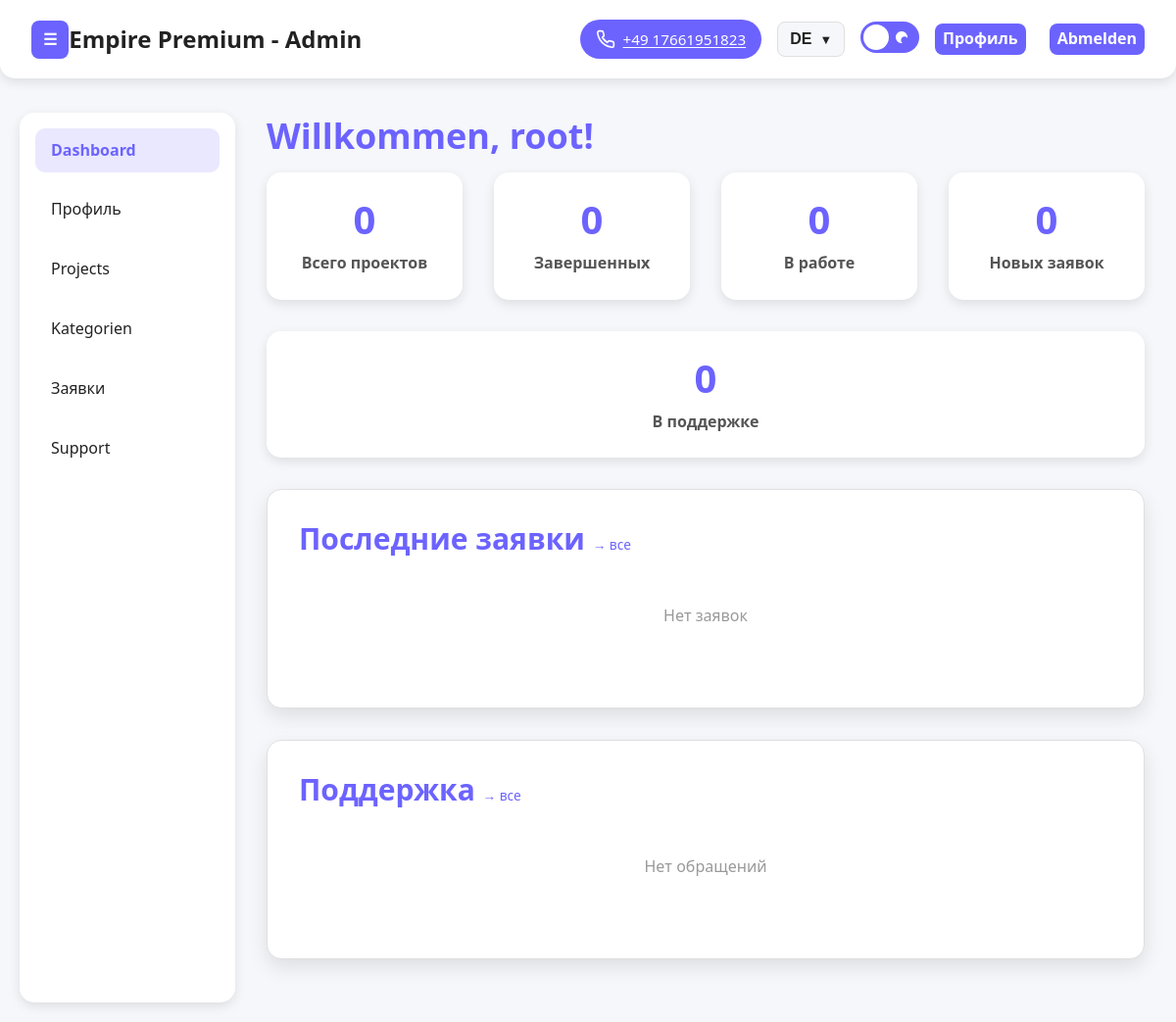
The app's page /adminka/ (signed in), older data.
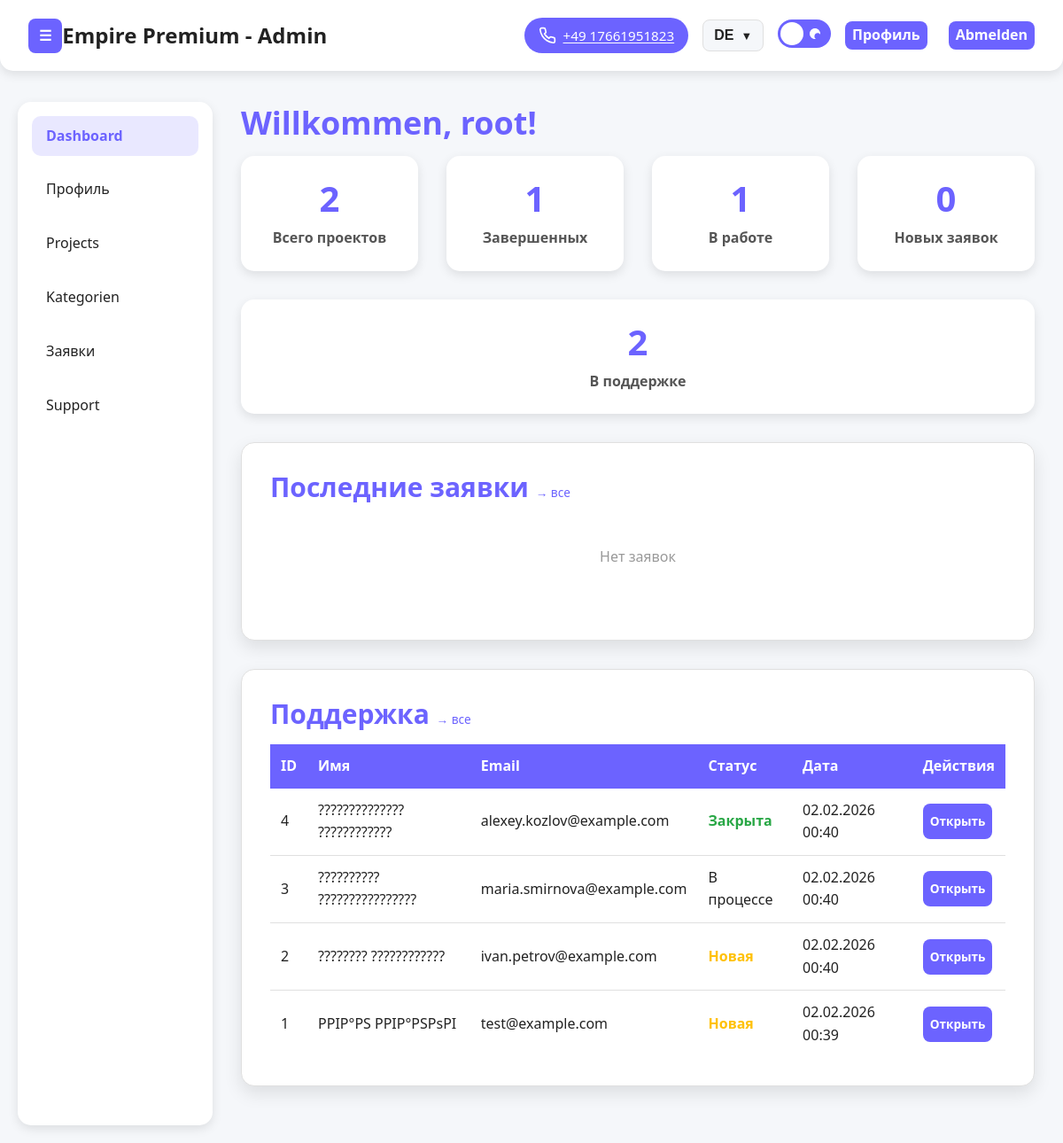
The same page, newer data.
### main/models.py (models this page shows, shortened)
class ContactRequest(models.Model):
    REASON_CHOICES = [
        ('support', 'Поддержка'),
        ('project', 'Проект'),
        ('consult', 'Консультация'),
        ('other', 'Другое'),
    ]
    STATUS_CHOICES = [
        ('new', 'Новая'),
        ('in_progress', 'В процессе'),
        ('closed', 'Закрыта'),
    ]
    name = models.CharField('Имя', max_length=100)
    phone = models.CharField('Телефон', max_length=20)
    email = models.EmailField('Email', max_length=100)
    reason = models.CharField('Причина', max_length=20, choices=REASON_CHOICES, default='support', blank=True)
    message = models.TextField('Сообщение', blank=True)
    created_at = models.DateTimeField('Дата создания', auto_now_add=True)
    status = models.CharField('Статус', max_length=20, choices=STATUS_CHOICES, default='new')
    message_admin = models.TextField('Ответ администратора', blank=True)
    admin_id = models.IntegerField('ID администратора', null=True, blank=True)
    class Meta:
        verbose_name = 'Сообщение в поддержку'
        verbose_name_plural = 'Поддержка'
        db_table = 'contact_requests'
        ordering = ['-created_at']
        indexes = [
            models.Index(fields=['status']),
            models.Index(fields=['-created_at']),
        ]

### main/adminka_views.py (the view)
# urls.py: path('adminka/', adminka_views.adminka_dashboard, name='adminka_dashboard'),
@login_required(login_url=settings.LOGIN_URL)
@user_passes_test(is_staff_user, login_url=settings.LOGIN_URL)
def adminka_dashboard(request):
    total_projects = AdminProject.objects.count()
    completed_projects = AdminProject.objects.filter(status='completed').count()
    in_progress_projects = AdminProject.objects.filter(status='in_progress').count()
    new_support = ContactRequest.objects.filter(status='new').count()
    new_applications = Request.objects.filter(status='new').count()
    recent_applications = Request.objects.select_related('category').order_by('-created_at')[:5]
    recent_support = ContactRequest.objects.order_by('-created_at')[:5]
    context = {
        'admin_name': request.user.get_full_name() or request.user.username,
        'stats': {
            'total_projects': total_projects,
            'completed_projects': completed_projects,
            'in_progress_projects': in_progress_projects,
            'new_support': new_support,
            'new_applications': new_applications,
        },
        'recent_applications': recent_applications,
        'recent_support': recent_support,
    }
    return render(request, 'adminka/dashboard.html', context)

### main/adminka_views.py (called while the page is built)
def is_staff_user(user):
    return user.is_authenticated and user.is_staff

### main/context_processors.py (called while the page is built)
def cabinet_profile(request):
    context = {}
    if not request.user.is_authenticated:
        return context
    resolver_match = getattr(request, 'resolver_match', None)
    if not resolver_match:
        return context
    url_name = getattr(resolver_match, 'url_name', '') or ''
    if not url_name.startswith('cabinet_'):
        return context
    try:
        context['user_profile'] = UserProfile.objects.get(user=request.user)
    except UserProfile.DoesNotExist:
        context['user_profile'] = None
    return context

### main/templates/adminka/dashboard.html (shortened to what this page needs)
{% extends 'adminka/base.html' %}
{% load static %}
{% block extra_css %}
<link rel="stylesheet" href="{% static 'adminka/css/pages/index.css' %}" />
{% endblock %}
{% block content %}
<main class="dashboard">
  <h1><span data-i18n="index.welcome">Добро пожаловать,</span> {{ admin_name }}!</h1>
  <div class="stats" data-aos="fade-up" data-aos-delay="100">
    <div class="stat-card">
      <h2>{{ stats.total_projects }}</h2>
      <p data-i18n="index.stats.projects">Всего проектов</p>
    </div>
    <div class="stat-card">
      <h2>{{ stats.completed_projects }}</h2>
      <p data-i18n="index.stats.completed">Завершенных</p>
    </div>
    <div class="stat-card">
      <h2>{{ stats.in_progress_projects }}</h2>
      <p data-i18n="index.stats.in_progress">В работе</p>
    </div>
    <div class="stat-card">
      <h2>{{ stats.new_applications }}</h2>
      <p>Новых заявок</p>
    </div>
    <div class="stat-card">
      <h2>{{ stats.new_support }}</h2>
      <p>В поддержке</p>
    </div>
  </div>
  <div class="card orders-card" data-aos="fade-up" data-aos-delay="300">
    <h2>Последние заявки <a href="{% url 'main:adminka_requests' %}" style="font-size: 0.85rem; font-weight: 500;">→ все</a></h2>
    {% if recent_applications %}
    <table class="orders-table">
      <thead>
        <tr>
          <th>ID</th>
          <th>Имя</th>
          <th>Email</th>
          <th>Категория</th>
          <th>Статус</th>
          <th>Дата</th>
          <th>Действия</th>
        </tr>
      </thead>
      <tbody>
        {% for req in recent_applications %}
        <tr>
          <td>{{ req.id }}</td>
          <td>{{ req.name }}</td>
          <td>{{ req.email }}</td>
          <td>{{ req.category|default:"—" }}</td>
          <td class="status-{% if req.status == 'new' %}warning{% elif req.status == 'closed' %}success{% else %}info{% endif %}">{{ req.get_status_display }}</td>
          <td>{{ req.created_at|date:"d.m.Y H:i" }}</td>
          <td><a href="{% url 'main:adminka_request_edit' req.id %}" class="btn-primary" style="padding: 0.25rem 0.5rem; font-size: 0.85rem;">Открыть</a></td>
        </tr>
        {% endfor %}
      </tbody>
    </table>
    {% else %}
    <p style="text-align: center; padding: 2rem; color: var(--color-text-muted);">Нет заявок</p>
    {% endif %}
  </div>
  <div class="card orders-card" data-aos="fade-up" data-aos-delay="500">
    <h2>Поддержка <a href="{% url 'main:adminka_support' %}" style="font-size: 0.85rem; font-weight: 500;">→ все</a></h2>
    {% if recent_support %}
    <table class="orders-table">
      <thead>
        <tr>
          <th>ID</th>
          <th>Имя</th>
          <th>Email</th>
          <th>Статус</th>
          <th>Дата</th>
          <th>Действия</th>
        </tr>
      </thead>
      <tbody>
        {% for req in recent_support %}
        <tr>
          <td>{{ req.id }}</td>
          <td>{{ req.name }}</td>
          <td>{{ req.email }}</td>
          <td class="status-{% if req.status == 'new' %}warning{% elif req.status == 'closed' %}success{% else %}info{% endif %}">{{ req.get_status_display }}</td>
          <td>{{ req.created_at|date:"d.m.Y H:i" }}</td>
          <td><a href="{% url 'main:adminka_support_edit' req.id %}" class="btn-primary" style="padding: 0.25rem 0.5rem; font-size: 0.85rem;">Открыть</a></td>
        </tr>
        {% endfor %}
      </tbody>
    </table>
    {% else %}
    <p style="text-align: center; padding: 2rem; color: var(--color-text-muted);">Нет обращений</p>
    {% endif %}
  </div>
</main>
{% endblock %}

### main/templates/adminka/base.html (shortened to what this page needs)
{% load static %}
<!DOCTYPE html>
<html lang="ru">
<head>
    <link href="https://use.fontawesome.com/releases/v6.5.1/css/all.css" rel="stylesheet">
    <link rel="stylesheet" href="https://cdnjs.cloudflare.com/ajax/libs/aos/2.3.4/aos.css">
    <link rel="stylesheet" href="{% static 'adminka/css/themes/light.css' %}" />
    <link rel="stylesheet" href="{% static 'adminka/css/themes/dark.css' %}" />
    <link rel="stylesheet" href="{% static 'adminka/css/components/header.css' %}" />
    <link rel="stylesheet" href="{% static 'adminka/css/components/sidebar.css' %}" />
    <link rel="stylesheet" href="{% static 'adminka/css/components/theme-switcher.css' %}" />
    <link rel="stylesheet" href="{% static 'adminka/css/components/language-switcher.css' %}" />
    <link rel="stylesheet" href="{% static 'adminka/css/forms.css' %}" />
    {% block extra_css %}{% endblock %}
</head>
<body>
    {% if user.is_authenticated and user.is_staff %}
        {% include 'adminka/components/header.html' %}
        {% include 'adminka/components/sidebar.html' %}
    {% endif %}
    {% block content %}{% endblock %}
</body>
</html>

### main/templates/adminka/components/header.html (shortened to what this page needs)
{% load static %}
<header class="admin-header">
  <div style="display: flex; align-items: center;">
    <button class="sidebarToggle" id="sidebarToggle" aria-label="Переключить меню">&#9776;</button>
    <h1 data-i18n="header.title">Empire Premium - Админка</h1>
  </div>
    <div class="header-actions">
        <a href="tel:+4917661951823" class="header-phone" aria-label="Позвонить">
            <span class="header-phone-number">+49 17661951823</span>
        </a>
        <div class="language-switcher">
            <button class="lang-toggle" id="lang-toggle">
                <span class="current-lang" id="current-lang">RU</span>
                <span class="lang-arrow">▼</span>
            </button>
        </div>
        <div class="theme-switcher" style="transform: scale(1);">
            <label class="switch">
                <span class="slider">
                    <svg class="moon" width="16" height="16" viewBox="0 0 24 24">
                        <path fill="currentColor" d="M12 3c-4.97 0-9 4.03-9 9s4.03 9 9 9s9-4.03 9-9c0-.46-.04-.92-.1-1.36c-.98 1.37-2.58 2.26-4.4 2.26c-3.03 0-5.5-2.47-5.5-5.5c0-1.82.89-3.42 2.26-4.4c-.44-.06-.9-.1-1.36-.1z"></path>
                    </svg>
                </span>
            </label>
        </div>
        <a href="{% url 'main:adminka_profile' %}" class="register-button profile-link" style="margin-right: 0.5rem;">Профиль</a>
        <a href="{% url 'main:adminka_logout' %}" class="register-button" data-i18n="header.auth.logout">Выйти</a>
    </div>
</header>

### main/templates/adminka/components/sidebar.html
{% load static %}
<nav id="adminSidebar" class="admin-sidebar">
  <ul>
    <li><a href="{% url 'main:adminka_dashboard' %}" class="{% if request.resolver_match.url_name == 'adminka_dashboard' %}active{% endif %}" data-i18n="sidebar.dashboard">Панель управления</a></li>
    <li><a href="{% url 'main:adminka_profile' %}" class="{% if request.resolver_match.url_name == 'adminka_profile' %}active{% endif %}">Профиль</a></li>
    <li><a href="{% url 'main:adminka_projects' %}" class="{% if 'project' in request.resolver_match.url_name %}active{% endif %}" data-i18n="sidebar.projects">Проекты</a></li>
    <li><a href="{% url 'main:adminka_categories' %}" class="{% if 'categor' in request.resolver_match.url_name %}active{% endif %}" data-i18n="sidebar.categories">Категории</a></li>
    <li><a href="{% url 'main:adminka_requests' %}" class="{% if 'requests' in request.resolver_match.url_name or request.resolver_match.url_name == 'adminka_request_edit' %}active{% endif %}">Заявки</a></li>
    <li><a href="{% url 'main:adminka_support' %}" class="{% if 'support' in request.resolver_match.url_name %}active{% endif %}" data-i18n="sidebar.support">Поддержка</a></li>
  </ul>
</nav>

### main/static/adminka/css/themes/light.css (style rules this page uses)
:root { --color-primary: #6c63ff; --color-secondary: #5147e9; --color-accent: #ffcc00; --color-background: #f5f7fa; --color-surface: #ffffff; --color-surface-alt: #f0f1f6; --color-border: #e0e0e0; --color-border-strong: #bdbdbd; --color-shadow: rgba(0, 0, 0, 0.1); --color-shadow-strong: rgba(0, 0, 0, 0.18); --gradient-primary: linear-gradient(135deg, #6c63ff 0%, #5147e9 100%); --gradient-accent: linear-gradient(90deg, #ffcc00 0%, #ffe066 100%); --color-text-primary: #222222; --color-text-secondary: #555555; --color-text-muted: #999999; --color-text-inverse: #fff; --color-success: #28a745; --color-warning: #ffc107; --color-danger: #dc3545; --color-info: #17a2b8; --button-radius: 8px; --button-padding: 0.2rem 0.5rem; --button-font-weight: 600; --button-transition: all 0.3s ease; --button-shadow: 0 2px 8px var(--color-shadow); --card-radius: 15px; --card-padding: 1.5rem; --card-shadow: 0 4px 12px var(--color-shadow); --card-hover-shadow: 0 8px 25px rgba(0, 0, 0, 0.15); --transition-fast: 0.2s ease; --transition-normal: 0.3s ease; --transition-slow: 0.5s ease; --container-max-width: 1200px; --container-padding: 0 20px; --header-height: 70px; --footer-height: auto; --spacing-xxs: 0.125rem; --spacing-xs: 0.25rem; --spacing-sm: 0.5rem; --spacing-md: 1rem; --spacing-lg: 1.5rem; --spacing-xl: 2rem; --spacing-xxl: 3rem; --section-padding: 100px; --font-family-primary: 'Inter', -apple-system, BlinkMacSystemFont, 'Segoe UI', Roboto, sans-serif; --font-size-xs: 0.75rem; --font-size-sm: 0.875rem; --font-size-base: 1rem; --font-size-lg: 1.125rem; --font-size-xl: 1.25rem; --font-size-2xl: 1.5rem; --font-size-3xl: 1.875rem; --font-size-4xl: 2.25rem; --font-size-hero: 3.5rem; --z-dropdown: 1000; --z-sticky: 1020; --z-fixed: 1030; --z-modal-backdrop: 1040; --z-modal: 1050; --z-popover: 1060; --z-tooltip: 1070; --breakpoint-xs: 480px; --breakpoint-sm: 768px; --breakpoint-md: 992px; --breakpoint-lg: 1200px; --breakpoint-xl: 1400px; }
* { box-sizing: border-box; margin: 0; padding: 0; }
.btn-primary { background-color: var(--color-primary); color: #fff; border-radius: var(--button-radius); padding: 0.4rem 1rem; font-weight: var(--button-font-weight); border: none; cursor: pointer; text-decoration: none; display: inline-flex; align-items: center; gap: 0.5rem; text-wrap-mode: nowrap; height: 40px; }
html { scroll-behavior: smooth; }
body { font-family: var(--font-family-primary); font-size: var(--font-size-base); line-height: 1.6; color: var(--color-text-primary); background-color: var(--color-background); -webkit-font-smoothing: antialiased; -moz-osx-font-smoothing: grayscale; }
.card { background-color: var(--color-surface); border-radius: var(--card-radius); box-shadow: var(--card-shadow); padding: var(--card-padding); transition: var(--transition-normal); border: 1px solid var(--color-border); }
h1, h2, h3, h4, h5, h6 { font-weight: 700; line-height: 1.2; margin-bottom: var(--spacing-md); color: var(--color-text-primary); }
h1 { font-size: var(--font-size-4xl); }
h2 { font-size: var(--font-size-3xl); }
p { margin-bottom: var(--spacing-md); color: var(--color-text-secondary); }
a { color: var(--color-primary); text-decoration: none; transition: var(--transition-fast); }

### main/static/adminka/css/components/sidebar.css (style rules this page uses)
.admin-sidebar ul { list-style: none; padding: 0; margin: 0; }
.admin-sidebar li { margin-bottom: 1rem; }
.admin-sidebar li:last-child { margin-bottom: 0; }
.admin-sidebar a { display: block; padding: 0.6rem 1rem; border-radius: 10px; color: var(--color-text-primary); text-decoration: none; transition: background-color 0.3s ease, color 0.3s ease; font-weight: 500; }
.admin-sidebar a.active { color: var(--color-primary); font-weight: 700; background-color: rgba(108, 99, 255, 0.15); }
.admin-sidebar { position: fixed; top: 115px; left: 20px; width: 220px; bottom: 20px; background-color: var(--color-surface); border-radius: 15px; box-shadow: 0 4px 12px var(--color-shadow); padding: 1rem; font-family: 'Segoe UI', Tahoma, Geneva, Verdana, sans-serif; overflow-y: auto; transition: transform 0.3s ease, opacity 0.3s ease; z-index: 1000; transform: translateX(-115%); }
.admin-sidebar.open { transform: translateX(0); opacity: 1; pointer-events: auto; }

Row changes from the older to the newer data that the page shows:
added ContactRequest: id "4", name "?????????????? ????????????", email "alexey.kozlov@example.com", status "Закрыта", created_at "02.02.2026 00:40"
added ContactRequest: id "3", name "?????????? ????????????????", email "maria.smirnova@example.com", status "В процессе", created_at "02.02.2026 00:40"
added ContactRequest: id "2", name "???????? ????????????", email "ivan.petrov@example.com", status "Новая", created_at "02.02.2026 00:40"
added ContactRequest: id "1", name "РРІР°РЅ РРІР°РЅРѕРІ", email "test@example.com", status "Новая", created_at "02.02.2026 00:39"
Text that changed along with them:
{{ stats.total_projects }}: "0" → "2"
{{ stats.completed_projects }}: "0" → "1"
{{ stats.in_progress_projects }}: "0" → "1"
{{ stats.new_support }}: "0" → "2"
text no longer shown: "Нет обращений"
text now shown: "ID Имя Email Статус Дата Действия"
